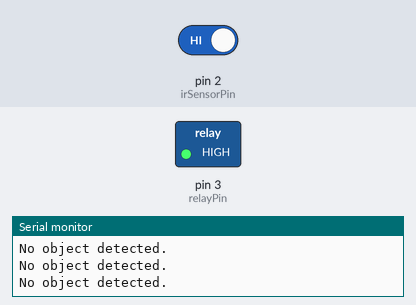
Bench run of a sketch on a simulated Arduino Uno, built with avr-gcc and run on an emulated ATmega328P. Parts: switched loads named in the sketch (green lamp = pin HIGH), the last lines printed to the serial monitor. The test bench sets the inputs (shaded band); at power-on: pin 2 (irSensorPin) HIGH.

Above: at 1.2 s.
1.3 s: pin 2 (irSensorPin) driven LOW
At 2.1 s:
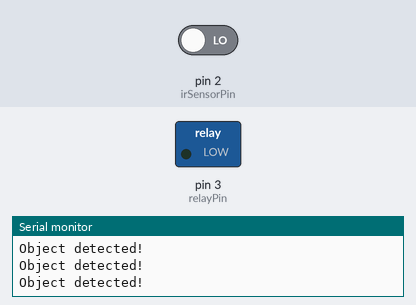
2.8 s: pin 2 (irSensorPin) driven HIGH
At 3.3 s:
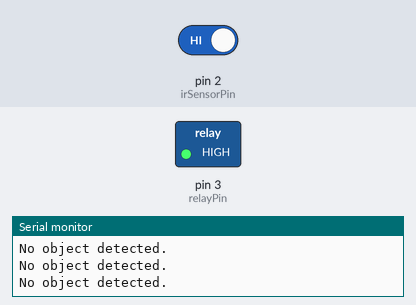
Timing chart, 0 to 5.8 s (numbered marks = the images above; inputs shaded):
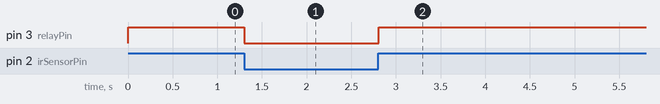

Measured:
- after the input at 1.3 s, pin 3 (relayPin): HIGH → LOW at once
- after the input at 2.8 s, pin 3 (relayPin): LOW → HIGH at once

The sketch:

TUBES_MIKOM_KONTROL_INFRARED_WITH_RELAY.ino
```cpp
// Pin definitions
const int irSensorPin = 2;
const int relayPin = 3;

// Setup function
void setup() {
  // Initialize serial communication
  Serial.begin(9600);

  // Initialize pins
  pinMode(irSensorPin, INPUT);
  pinMode(relayPin, OUTPUT);

  // Ensure relay is off initially
  digitalWrite(relayPin, LOW);
}

// Loop function
void loop() {
  // Read the state of the infrared sensor
  int irSensorState = digitalRead(irSensorPin);

  // If an object is detected by the infrared sensor
  if (irSensorState == LOW) {
    Serial.println("Object detected!");

    // Activate relay
    digitalWrite(relayPin, LOW);
  } else {
    Serial.println("No object detected.");

    // Deactivate relay
    digitalWrite(relayPin, HIGH);
  }

  // Small delay to avoid rapid state changes
  delay(100);
}
```
